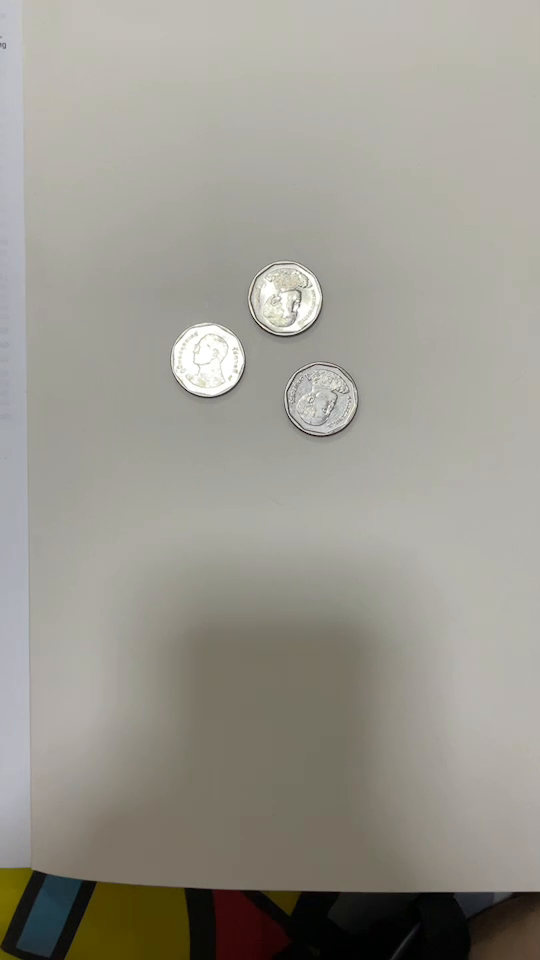
#> input picture frame 64 of process/video1.mp4, 540 x 960 px
$ python detect1.py
#> lines starting #> are read from the running program, lines starting #| are printed output that depends on the picture; after the words box and inside, x2 and y2 are one past the last pixel; in counts of white or black regions, pixels touching at a corner belong together
import cv2
import numpy as np

cap=cv2.VideoCapture("video1.mp4")

while(cap.read()):
    ref, frame = cap.read() #ดึงค่าแต่ละตัวมาทำงาน
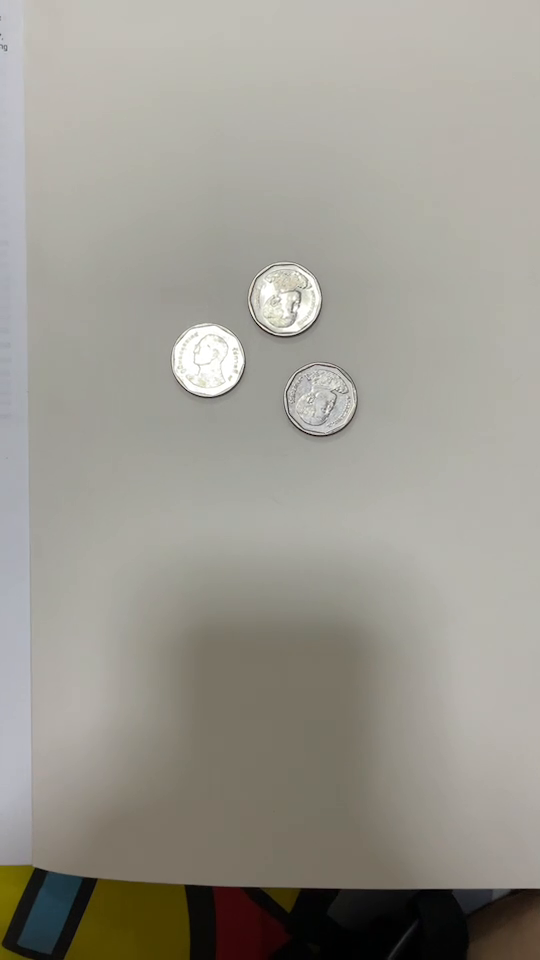
#> input picture frame 65 of process/video1.mp4, 540 x 960 px
#> frame is the input picture: shape (960, 540, 3); mean B, G, R 144.1, 152.6, 155.5
    roi = frame[0:1080, 0:1920] #จองพื้นที่ 1080x1920
    gray = cv2.cvtColor(frame, cv2.COLOR_BGR2GRAY) #ขาวดำ
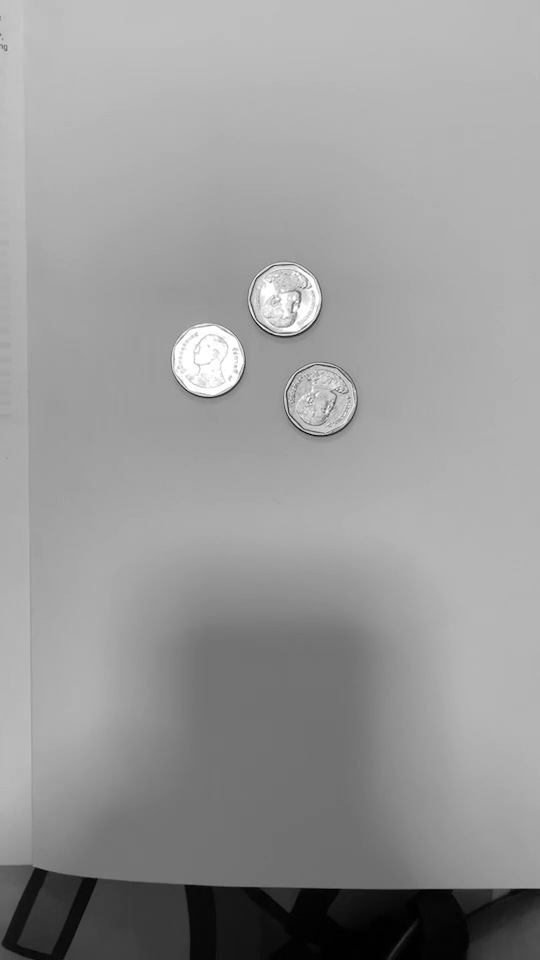
#> gray: shape (960, 540); min 0, max 255, mean 152.6
    gray_blur = cv2.GaussianBlur(gray, (15, 15), 0) #สี0-255 ต้องเอามาเปลี่ยนเป็นขาว-ดำ
    thresh = cv2.adaptiveThreshold(gray_blur, 255, cv2.ADAPTIVE_THRESH_GAUSSIAN_C, cv2.THRESH_BINARY_INV, 11, 1) #11 is boxsize #1 is + ค่าคงที่+-0
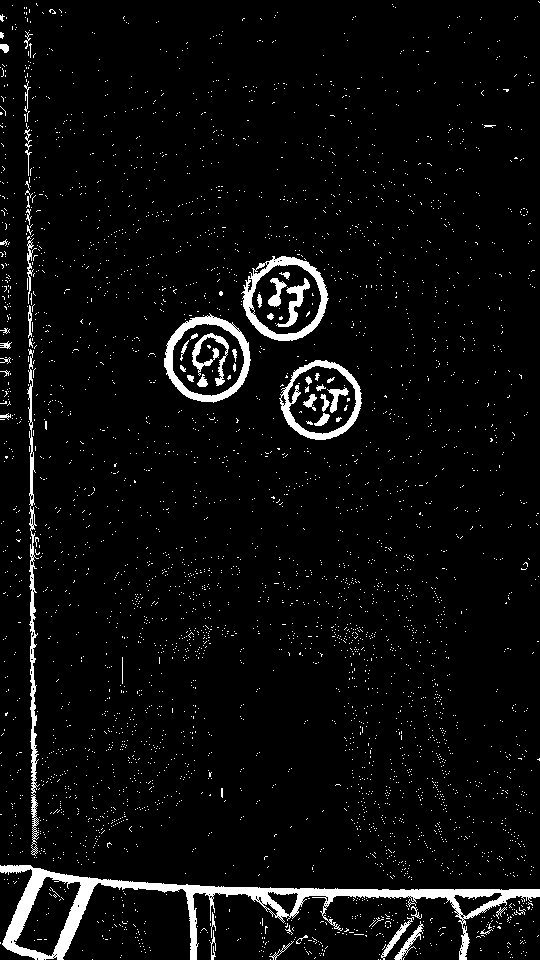
#> thresh: shape (960, 540); 4.8% white; 3905 white regions (3847 under 20 px), largest, box (x1, y1, x2, y2) and area: (0, 865, 540, 960) 8200, (164, 313, 251, 403) 1823, (241, 256, 329, 341) 1809
    kernel = np.ones((3, 3), np.uint8) #(1, 1) =ขนาด
    closing = cv2.morphologyEx(thresh, cv2.MORPH_CLOSE, kernel, iterations = 3) #iterations=1ทำซ้ำ1รอบ
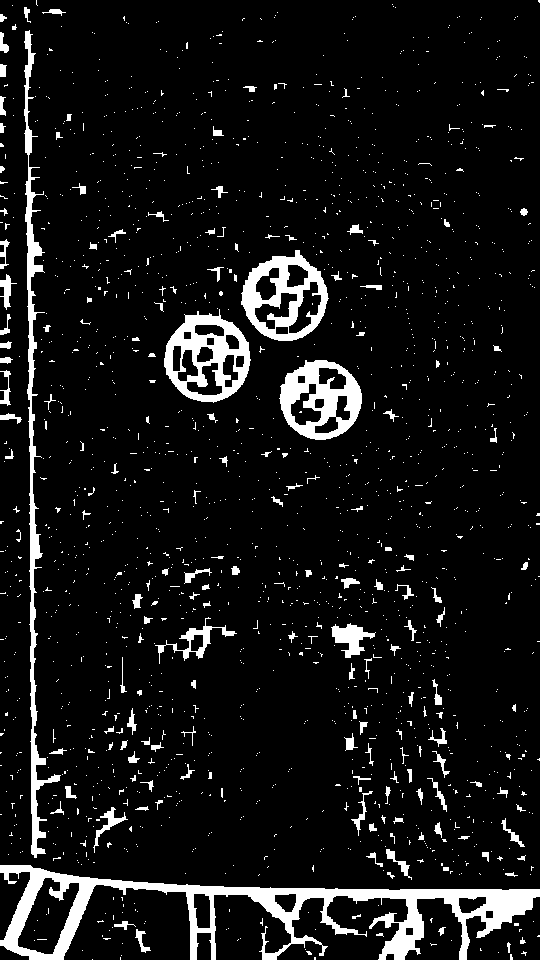
#> closing: shape (960, 540); 8.2% white; 1841 white regions (1680 under 20 px)

    result_img = closing.copy()
    contours, hiirachy = cv2.findContours(result_img, cv2.RETR_EXTERNAL, cv2.CHAIN_APPROX_SIMPLE)
#> contours = 1833 contours, 1739 with area under 20; largest, box (x1, y1, x2, y2) and area: (0, 865, 540, 960) 15542, (164, 309, 251, 403) 5774, (241, 250, 329, 341) 5604, (279, 360, 362, 440) 4958, (24, 30, 61, 858) 3871; hiirachy = 1833 rows, first 6: [1, -1, -1, -1], [2, 0, -1, -1], [3, 1, -1, -1], [4, 2, -1, -1], [5, 3, -1, -1], [6, 4, -1, -1]
    for countour in contours:
        area = cv2.contourArea(countour)
        if area < 5000:
            continue
        ellipse = cv2.fitEllipse(countour)
        cv2.ellipse(roi, ellipse, (0, 255, 0), 2)
#> this loop made 1833 passes
#> area on passes 27, 29, 35: 96, 22.5, 47
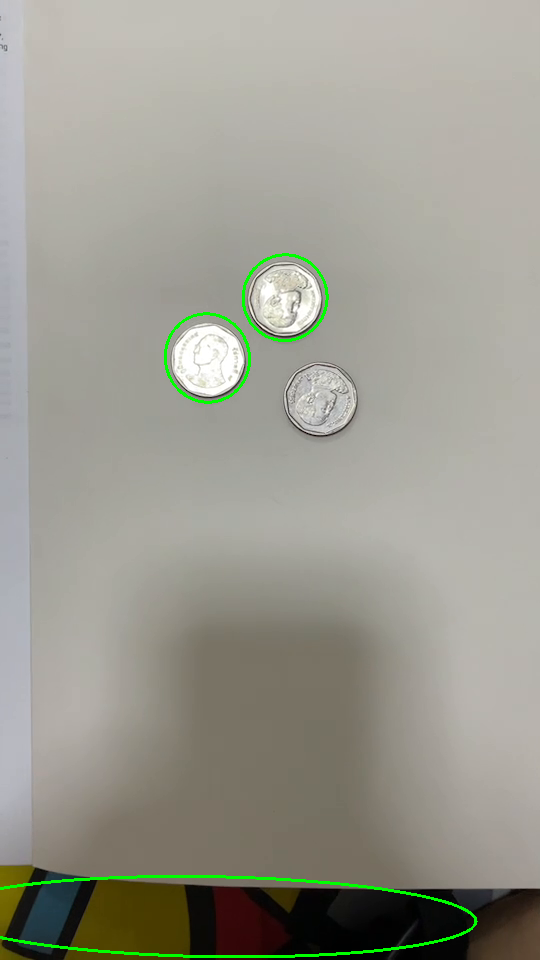
#> roi: shape (960, 540, 3); 0.87% of pixels changed, all inside (x1, y1, x2, y2) = (0, 253, 478, 958)
    cv2.imshow("Show", roi) #Show
    roi = frame[:1080, 0:1920]
    if cv2.waitKey(1) & 0xFF == ord("q"): #เพื่อที่จะหยุดทำงาน
#> (key q is pressed here)
        break
#> (the run stopped early here; a loop or call above may not have finished)

$ run again, starting later in the video
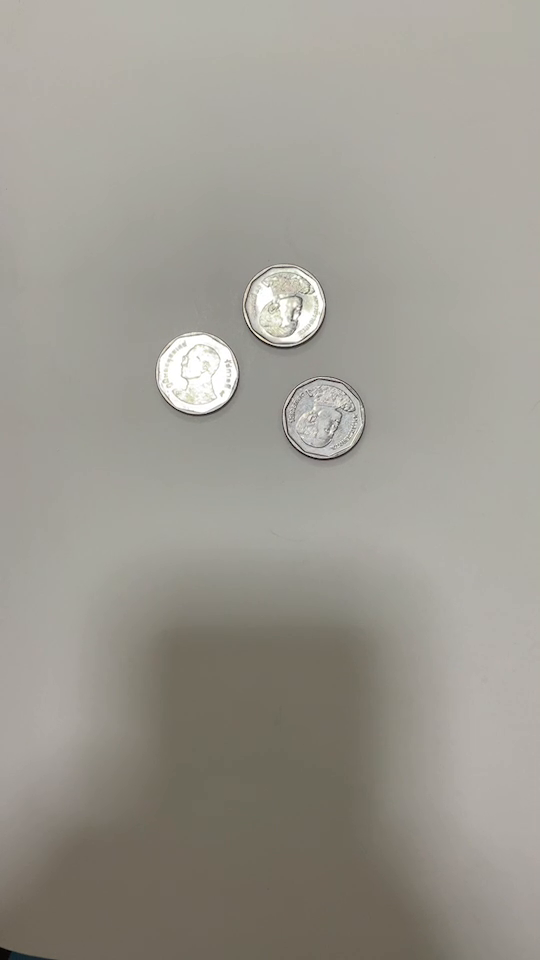
#> input picture frame 289 of process/video1.mp4, 540 x 960 px
#> `thresh = cv2.adaptiveThreshold(gray_blur, 255, cv2.ADAPTIVE_THRESH_GAU..`:
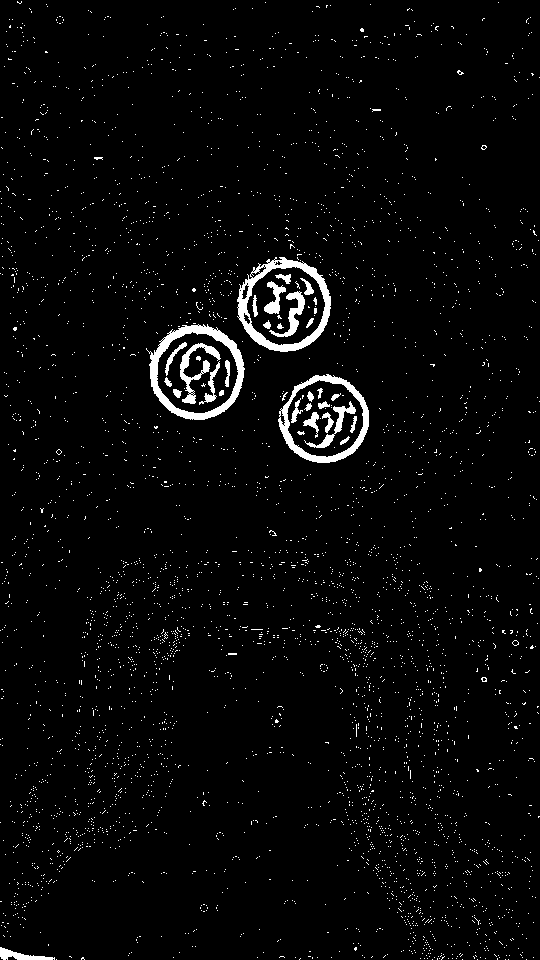
#> thresh: shape (960, 540); 3% white; 4183 white regions (4151 under 20 px), largest, box (x1, y1, x2, y2) and area: (146, 324, 245, 420) 2097, (237, 257, 331, 352) 2061, (278, 374, 369, 463) 1605
#> closing: shape (960, 540); 6% white; 1957 white regions (1756 under 20 px)
#> contours = 1956 contours, 1852 with area under 20; largest, box (x1, y1, x2, y2) and area: (146, 313, 245, 420) 7076, (237, 249, 339, 352) 6836, (278, 374, 369, 463) 6071, (313, 623, 378, 676) 664, (397, 879, 435, 954) 586; hiirachy = 1956 rows, first 6: [1, -1, -1, -1], [2, 0, -1, -1], [3, 1, -1, -1], [4, 2, -1, -1], [5, 3, -1, -1], [6, 4, -1, -1]
#> the loop `for countour in contours:` made 1956 passes
#> area on passes 12, 16, 22: 34, 24, 26
#> after the loop `for countour in contours:`:
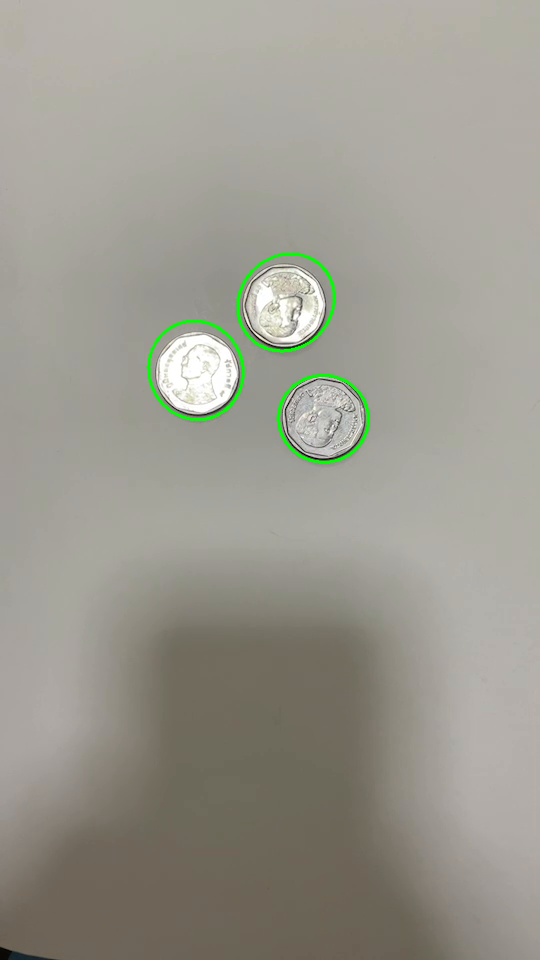
#> roi: shape (960, 540, 3); mean B, G, R 143.2, 153.2, 155

$ run again, starting later in the video
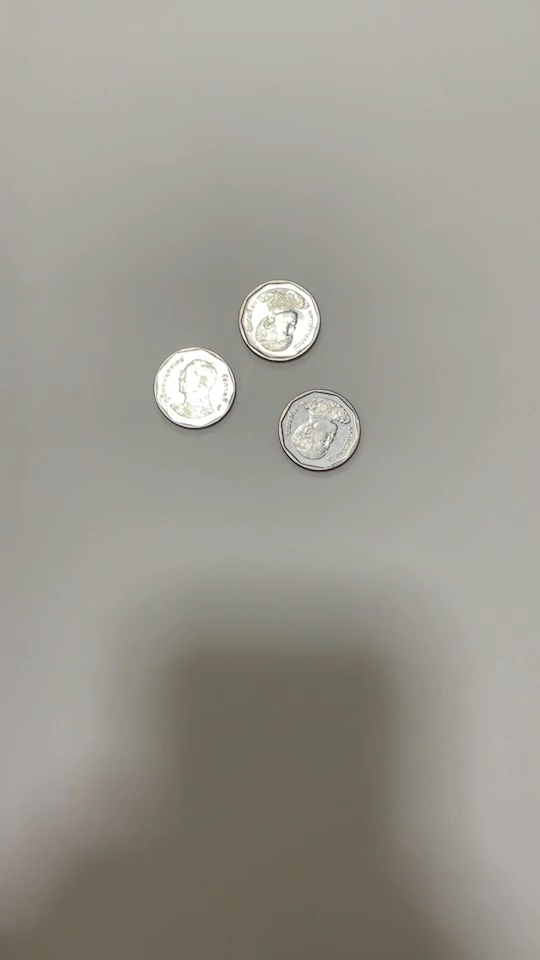
#> input picture frame 515 of process/video1.mp4, 540 x 960 px
#> `thresh = cv2.adaptiveThreshold(gray_blur, 255, cv2.ADAPTIVE_THRESH_GAU..`:
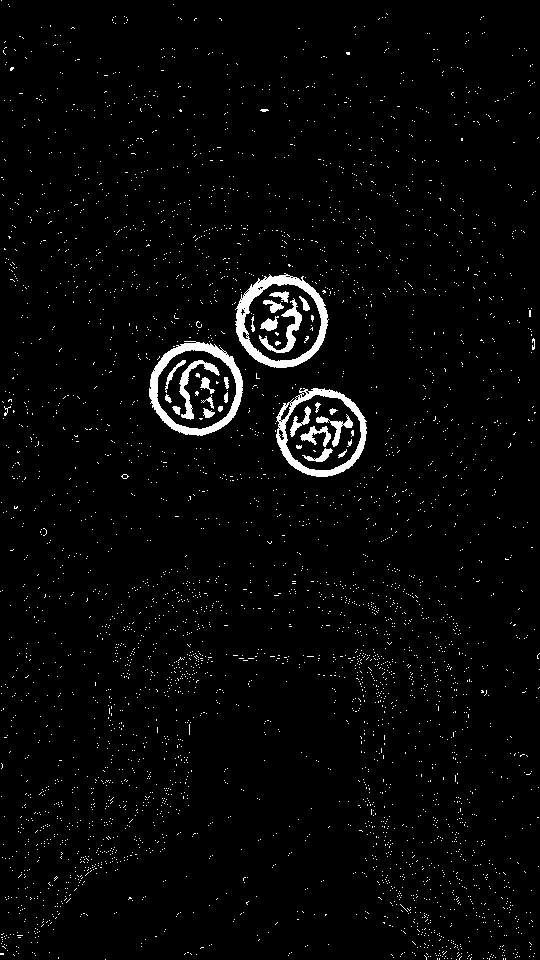
#> thresh: shape (960, 540); 2.8% white; 3990 white regions (3958 under 20 px), largest, box (x1, y1, x2, y2) and area: (235, 273, 329, 368) 2193, (149, 341, 243, 436) 2061, (276, 388, 367, 477) 1754
#> closing: shape (960, 540); 5.5% white; 2016 white regions (1861 under 20 px)
#> contours = 2016 contours, 1940 with area under 20; largest, box (x1, y1, x2, y2) and area: (232, 273, 339, 368) 6882, (149, 335, 246, 436) 6881, (273, 384, 367, 477) 6298, (348, 649, 396, 713) 898, (167, 644, 213, 693) 778; hiirachy = 2016 rows, first 6: [1, -1, -1, -1], [2, 0, -1, -1], [3, 1, -1, -1], [4, 2, -1, -1], [5, 3, -1, -1], [6, 4, -1, -1]
#> the loop `for countour in contours:` made 2016 passes
#> area on passes 12, 19, 23: 34, 22, 26
#> after the loop `for countour in contours:`:
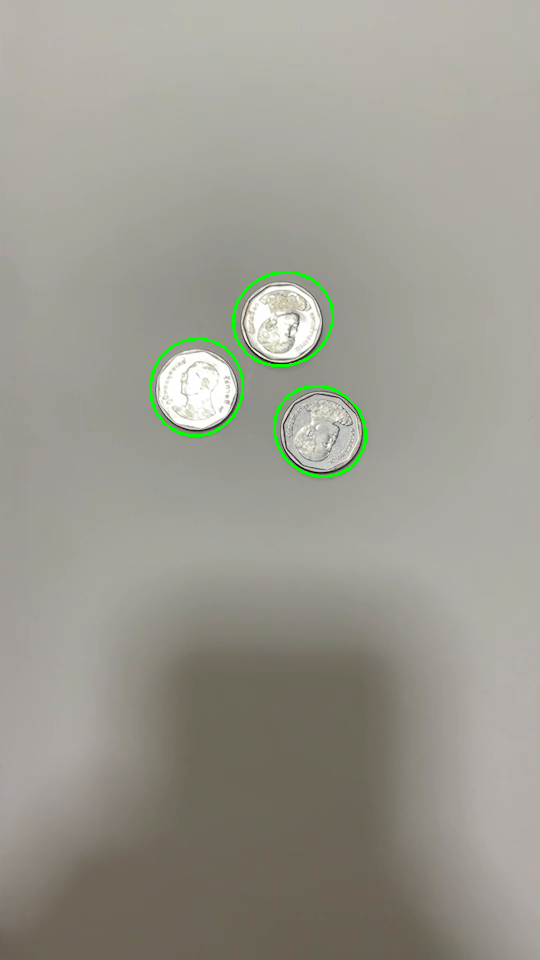
#> roi: shape (960, 540, 3); mean B, G, R 143.5, 153.3, 155
